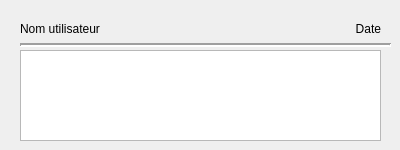
<?xml version="1.0" encoding="UTF-8"?>
<ui version="4.0">
 <class>MessageInfosTicket</class>
 <widget class="QWidget" name="MessageInfosTicket">
  <property name="geometry">
   <rect>
    <x>0</x>
    <y>0</y>
    <width>400</width>
    <height>150</height>
   </rect>
  </property>
  <property name="sizePolicy">
   <sizepolicy hsizetype="Fixed" vsizetype="Fixed">
    <horstretch>0</horstretch>
    <verstretch>0</verstretch>
   </sizepolicy>
  </property>
  <property name="minimumSize">
   <size>
    <width>400</width>
    <height>150</height>
   </size>
  </property>
  <property name="windowTitle">
   <string>Form</string>
  </property>
  <widget class="QLabel" name="labelUtilisateur">
   <property name="geometry">
    <rect>
     <x>20</x>
     <y>20</y>
     <width>171</width>
     <height>17</height>
    </rect>
   </property>
   <property name="text">
    <string>Nom utilisateur</string>
   </property>
  </widget>
  <widget class="QLabel" name="labelDateMessage">
   <property name="geometry">
    <rect>
     <x>210</x>
     <y>20</y>
     <width>171</width>
     <height>17</height>
    </rect>
   </property>
   <property name="text">
    <string>Date</string>
   </property>
   <property name="alignment">
    <set>Qt::AlignRight|Qt::AlignTrailing|Qt::AlignVCenter</set>
   </property>
  </widget>
  <widget class="Line" name="line">
   <property name="geometry">
    <rect>
     <x>20</x>
     <y>35</y>
     <width>371</width>
     <height>21</height>
    </rect>
   </property>
   <property name="lineWidth">
    <number>2</number>
   </property>
   <property name="orientation">
    <enum>Qt::Horizontal</enum>
   </property>
  </widget>
  <widget class="QTextBrowser" name="labelContenuMessage">
   <property name="geometry">
    <rect>
     <x>20</x>
     <y>50</y>
     <width>361</width>
     <height>91</height>
    </rect>
   </property>
  </widget>
 </widget>
 <resources/>
 <connections/>
</ui>
